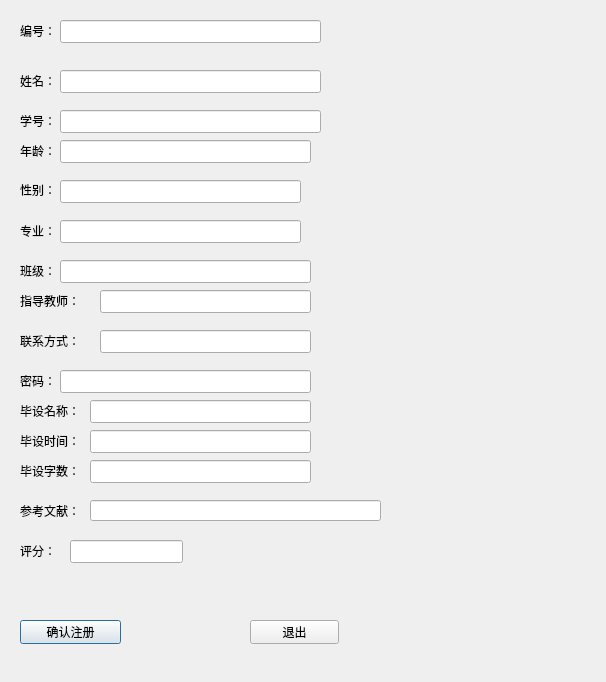
<?xml version="1.0" encoding="UTF-8"?>
<ui version="4.0">
 <class>SignStuDialog</class>
 <widget class="QDialog" name="SignStuDialog">
  <property name="geometry">
   <rect>
    <x>0</x>
    <y>0</y>
    <width>606</width>
    <height>682</height>
   </rect>
  </property>
  <property name="windowTitle">
   <string>Dialog</string>
  </property>
  <widget class="QLabel" name="label_9">
   <property name="geometry">
    <rect>
     <x>20</x>
     <y>370</y>
     <width>72</width>
     <height>21</height>
    </rect>
   </property>
   <property name="text">
    <string>密码：</string>
   </property>
  </widget>
  <widget class="QLabel" name="label_11">
   <property name="geometry">
    <rect>
     <x>20</x>
     <y>460</y>
     <width>72</width>
     <height>21</height>
    </rect>
   </property>
   <property name="text">
    <string>毕设字数：</string>
   </property>
  </widget>
  <widget class="QLabel" name="label_15">
   <property name="geometry">
    <rect>
     <x>20</x>
     <y>400</y>
     <width>72</width>
     <height>21</height>
    </rect>
   </property>
   <property name="text">
    <string>毕设名称：</string>
   </property>
  </widget>
  <widget class="QLabel" name="label_12">
   <property name="geometry">
    <rect>
     <x>20</x>
     <y>500</y>
     <width>72</width>
     <height>21</height>
    </rect>
   </property>
   <property name="text">
    <string>参考文献：</string>
   </property>
  </widget>
  <widget class="QLabel" name="label_4">
   <property name="geometry">
    <rect>
     <x>20</x>
     <y>180</y>
     <width>71</width>
     <height>20</height>
    </rect>
   </property>
   <property name="text">
    <string>性别：</string>
   </property>
  </widget>
  <widget class="QLineEdit" name="bishenameEdit">
   <property name="geometry">
    <rect>
     <x>90</x>
     <y>400</y>
     <width>221</width>
     <height>23</height>
    </rect>
   </property>
  </widget>
  <widget class="QLineEdit" name="ageEdit">
   <property name="geometry">
    <rect>
     <x>60</x>
     <y>140</y>
     <width>251</width>
     <height>23</height>
    </rect>
   </property>
  </widget>
  <widget class="QLineEdit" name="teacherEdit">
   <property name="geometry">
    <rect>
     <x>100</x>
     <y>290</y>
     <width>211</width>
     <height>23</height>
    </rect>
   </property>
  </widget>
  <widget class="QLabel" name="label_13">
   <property name="geometry">
    <rect>
     <x>20</x>
     <y>540</y>
     <width>72</width>
     <height>21</height>
    </rect>
   </property>
   <property name="text">
    <string>评分：</string>
   </property>
  </widget>
  <widget class="QPushButton" name="btnOk">
   <property name="geometry">
    <rect>
     <x>20</x>
     <y>620</y>
     <width>101</width>
     <height>24</height>
    </rect>
   </property>
   <property name="text">
    <string>确认注册</string>
   </property>
  </widget>
  <widget class="QLineEdit" name="bishetimeEdit">
   <property name="geometry">
    <rect>
     <x>90</x>
     <y>430</y>
     <width>221</width>
     <height>23</height>
    </rect>
   </property>
  </widget>
  <widget class="QLineEdit" name="sexEdit">
   <property name="geometry">
    <rect>
     <x>60</x>
     <y>180</y>
     <width>241</width>
     <height>23</height>
    </rect>
   </property>
  </widget>
  <widget class="QLabel" name="label_2">
   <property name="geometry">
    <rect>
     <x>20</x>
     <y>70</y>
     <width>72</width>
     <height>21</height>
    </rect>
   </property>
   <property name="text">
    <string>姓名：</string>
   </property>
  </widget>
  <widget class="QLineEdit" name="nameEdit">
   <property name="geometry">
    <rect>
     <x>60</x>
     <y>70</y>
     <width>261</width>
     <height>23</height>
    </rect>
   </property>
   <property name="readOnly">
    <bool>false</bool>
   </property>
  </widget>
  <widget class="QLabel" name="label_8">
   <property name="geometry">
    <rect>
     <x>20</x>
     <y>330</y>
     <width>72</width>
     <height>21</height>
    </rect>
   </property>
   <property name="text">
    <string>联系方式：</string>
   </property>
  </widget>
  <widget class="QLabel" name="label_10">
   <property name="geometry">
    <rect>
     <x>20</x>
     <y>430</y>
     <width>72</width>
     <height>21</height>
    </rect>
   </property>
   <property name="text">
    <string>毕设时间：</string>
   </property>
  </widget>
  <widget class="QLineEdit" name="pinfenEdit">
   <property name="geometry">
    <rect>
     <x>70</x>
     <y>540</y>
     <width>113</width>
     <height>23</height>
    </rect>
   </property>
   <property name="readOnly">
    <bool>true</bool>
   </property>
  </widget>
  <widget class="QLineEdit" name="zishuEdit">
   <property name="geometry">
    <rect>
     <x>90</x>
     <y>460</y>
     <width>221</width>
     <height>23</height>
    </rect>
   </property>
  </widget>
  <widget class="QLineEdit" name="IndexEdit">
   <property name="geometry">
    <rect>
     <x>60</x>
     <y>20</y>
     <width>261</width>
     <height>23</height>
    </rect>
   </property>
   <property name="readOnly">
    <bool>false</bool>
   </property>
  </widget>
  <widget class="QLabel" name="label_7">
   <property name="geometry">
    <rect>
     <x>20</x>
     <y>290</y>
     <width>72</width>
     <height>21</height>
    </rect>
   </property>
   <property name="text">
    <string>指导教师：</string>
   </property>
  </widget>
  <widget class="QLabel" name="label">
   <property name="geometry">
    <rect>
     <x>20</x>
     <y>20</y>
     <width>72</width>
     <height>21</height>
    </rect>
   </property>
   <property name="text">
    <string>编号：</string>
   </property>
  </widget>
  <widget class="QLineEdit" name="phoneEdit">
   <property name="geometry">
    <rect>
     <x>100</x>
     <y>330</y>
     <width>211</width>
     <height>23</height>
    </rect>
   </property>
  </widget>
  <widget class="QLabel" name="label_5">
   <property name="geometry">
    <rect>
     <x>20</x>
     <y>220</y>
     <width>72</width>
     <height>21</height>
    </rect>
   </property>
   <property name="text">
    <string>专业：</string>
   </property>
  </widget>
  <widget class="QLineEdit" name="pswdEdit">
   <property name="geometry">
    <rect>
     <x>60</x>
     <y>370</y>
     <width>251</width>
     <height>23</height>
    </rect>
   </property>
  </widget>
  <widget class="QLabel" name="label_6">
   <property name="geometry">
    <rect>
     <x>20</x>
     <y>260</y>
     <width>72</width>
     <height>21</height>
    </rect>
   </property>
   <property name="text">
    <string>班级：</string>
   </property>
  </widget>
  <widget class="QPushButton" name="btnCancel">
   <property name="geometry">
    <rect>
     <x>250</x>
     <y>620</y>
     <width>89</width>
     <height>24</height>
    </rect>
   </property>
   <property name="text">
    <string>退出</string>
   </property>
  </widget>
  <widget class="QLineEdit" name="banjiEdit">
   <property name="geometry">
    <rect>
     <x>60</x>
     <y>260</y>
     <width>251</width>
     <height>23</height>
    </rect>
   </property>
  </widget>
  <widget class="QLabel" name="label_3">
   <property name="geometry">
    <rect>
     <x>20</x>
     <y>110</y>
     <width>72</width>
     <height>21</height>
    </rect>
   </property>
   <property name="text">
    <string>学号：</string>
   </property>
  </widget>
  <widget class="QLineEdit" name="zhuanyeEdit">
   <property name="geometry">
    <rect>
     <x>60</x>
     <y>220</y>
     <width>241</width>
     <height>23</height>
    </rect>
   </property>
  </widget>
  <widget class="QLineEdit" name="wenxianEdit">
   <property name="geometry">
    <rect>
     <x>90</x>
     <y>500</y>
     <width>291</width>
     <height>21</height>
    </rect>
   </property>
  </widget>
  <widget class="QLineEdit" name="numberEdit">
   <property name="geometry">
    <rect>
     <x>60</x>
     <y>110</y>
     <width>261</width>
     <height>23</height>
    </rect>
   </property>
   <property name="readOnly">
    <bool>false</bool>
   </property>
  </widget>
  <widget class="QLabel" name="label_14">
   <property name="geometry">
    <rect>
     <x>20</x>
     <y>140</y>
     <width>72</width>
     <height>21</height>
    </rect>
   </property>
   <property name="text">
    <string>年龄：</string>
   </property>
  </widget>
 </widget>
 <resources/>
 <connections/>
</ui>
